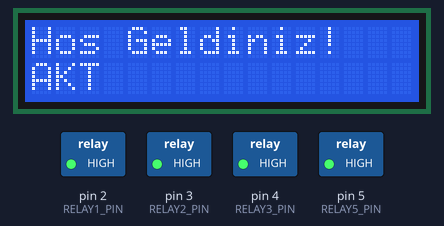
A sketch run on a simulated Arduino Uno, built with avr-gcc and run on an emulated ATmega328P. On the bench: 16×2 character LCD, switched loads named in the sketch (green lamp = pin HIGH).

Above: at 0.1 s.
At 3.1 s:
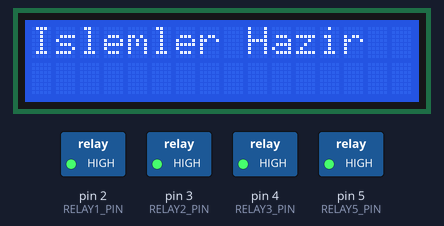
At 5.2 s:
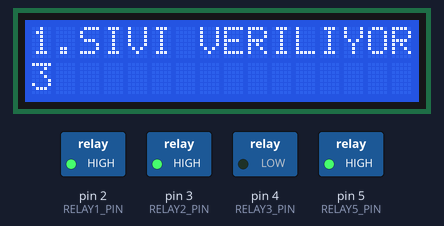
At 14.2 s:
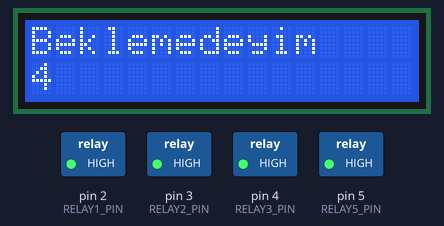
At 23.3 s:
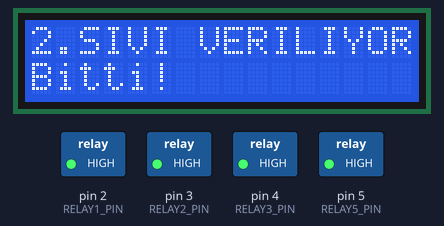
At 37.4 s:
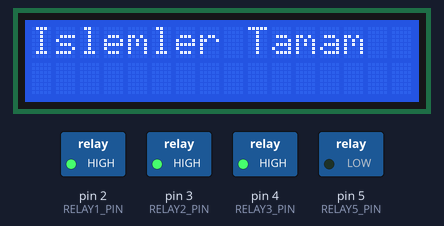
Timing chart, 0 to 38.9 s (numbered marks = the images above):
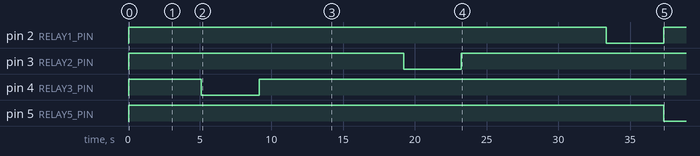

Measured:
- by itself, pin 2 (RELAY1_PIN): HIGH → LOW at 33.3 s, → HIGH 4.0 s later
- by itself, pin 3 (RELAY2_PIN): HIGH → LOW at 19.2 s, → HIGH 4.0 s later
- by itself, pin 4 (RELAY3_PIN): HIGH → LOW at 5.1 s, → HIGH 4.0 s later
- by itself, pin 5 (RELAY5_PIN): HIGH → LOW at 37.4 s
- what the display in image 1 shows lasts 2.0 s, from 3.1 s to 5.1 s
- what the display in image 2 shows lasts 1.0 s, from 5.1 s to 6.1 s
- what the display in image 4 shows lasts 3.0 s, from 23.3 s to 26.3 s

The sketch:

motor.ino
```cpp
#include <Wire.h>
#include <LiquidCrystal_I2C.h>

LiquidCrystal_I2C lcd(0x27, 16, 2);

#define RELAY1_PIN 2
#define RELAY2_PIN 3
#define RELAY3_PIN 4
#define RELAY5_PIN 5

void initializeLCD() {
  lcd.begin();
  lcd.backlight();
}

void setup() {
  initializeLCD();
  pinMode(RELAY1_PIN, OUTPUT);
  pinMode(RELAY2_PIN, OUTPUT);
  pinMode(RELAY3_PIN, OUTPUT);
  pinMode(RELAY5_PIN, OUTPUT);

  digitalWrite(RELAY1_PIN, HIGH);
  digitalWrite(RELAY2_PIN, HIGH);
  digitalWrite(RELAY3_PIN, HIGH);
  digitalWrite(RELAY5_PIN, HIGH);

  lcd.setCursor(0, 0);
  lcd.print("Hos Geldiniz!");
  lcd.setCursor(0, 1);
  lcd.print("AKT ");
  delay(3000);
  lcd.clear();

  lcd.setCursor(0, 0);
  lcd.print("Islemler Hazir");
  delay(2000);
  lcd.clear();
}

void loop() {
  lcd.setCursor(0, 0);
  lcd.print("1.SIVI VERILIYOR");
  digitalWrite(RELAY3_PIN, LOW);

  for (int i = 3; i >= 0; i--) {
    lcd.setCursor(0, 1);
    lcd.print("   ");
    lcd.setCursor(0, 1);
    lcd.print(i);
    delay(1000);
  }

  digitalWrite(RELAY3_PIN, HIGH);
  lcd.setCursor(0, 1);
  lcd.print("Bitti!       ");
  delay(3000);
  lcd.clear();

  lcd.setCursor(0, 0);
  lcd.print("Beklemedeyim");

  digitalWrite(RELAY1_PIN, HIGH);
  digitalWrite(RELAY2_PIN, HIGH);
  digitalWrite(RELAY3_PIN, HIGH);

  for (int i = 6; i >= 0; i--) {
    lcd.setCursor(0, 1);
    lcd.print("   ");
    lcd.setCursor(0, 1);
    lcd.print(i);
    delay(1000);
  }

  lcd.clear();
  lcd.setCursor(0, 0);
  lcd.print("2.SIVI VERILIYOR");

  digitalWrite(RELAY2_PIN, LOW);

  for (int i = 3; i >= 0; i--) {
    lcd.setCursor(0, 1);
    lcd.print("   ");
    lcd.setCursor(0, 1);
    lcd.print(i);
    delay(1000);
  }

  digitalWrite(RELAY2_PIN, HIGH);
  lcd.setCursor(0, 1);
  lcd.print("Bitti!       ");
  delay(3000);
  lcd.clear();

  lcd.setCursor(0, 0);
  lcd.print("Beklemedeyim");

  digitalWrite(RELAY1_PIN, HIGH);
  digitalWrite(RELAY2_PIN, HIGH);
  digitalWrite(RELAY3_PIN, HIGH);

  for (int i = 6; i >= 0; i--) {
    lcd.setCursor(0, 1);
    lcd.print("   ");
    lcd.setCursor(0, 1);
    lcd.print(i);
    delay(1000);
  }

  lcd.clear();
  lcd.setCursor(0, 0);
  lcd.print("SU VERILIYOR");

  digitalWrite(RELAY1_PIN, LOW);

  for (int i = 3; i >= 0; i--) {
    lcd.setCursor(0, 1);
    lcd.print("   ");
    lcd.setCursor(0, 1);
    lcd.print(i);
    delay(1000);
  }

  digitalWrite(RELAY1_PIN, HIGH);
  lcd.clear();

  lcd.setCursor(0, 0);
  lcd.print("Islemler Tamam");

  digitalWrite(RELAY5_PIN, LOW);
  delay(15000);
  digitalWrite(RELAY5_PIN, HIGH);

  while (true) {}
}
```
